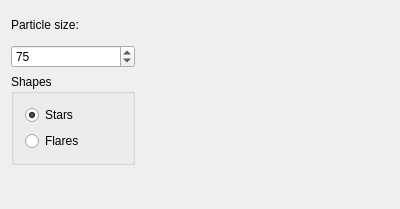
<ui version="4.0" stdsetdef="1" >
  <class>FountainWidget</class>
  <widget class="QWidget" name="FountainWidget" >
    <property name="geometry" >
      <rect>
        <x>0</x>
        <y>0</y>
        <width>400</width>
        <height>209</height>
      </rect>
    </property>
    <property name="minimumSize" >
      <size>
        <width>400</width>
        <height>209</height>
      </size>
    </property>
    <property name="baseSize" >
      <size>
        <width>400</width>
        <height>250</height>
      </size>
    </property>
    <layout class="QGridLayout" >
      <property name="margin" >
        <number>11</number>
      </property>
      <property name="spacing" >
        <number>6</number>
      </property>
      <item row="0" column="0" >
        <layout class="QGridLayout" >
          <property name="margin" >
            <number>0</number>
          </property>
          <property name="spacing" >
            <number>6</number>
          </property>
          <item row="1" column="0" >
            <widget class="KIntSpinBox" name="SpinBox1" >
              <property name="maximum" >
                <number>500</number>
              </property>
              <property name="minimum" >
                <number>25</number>
              </property>
              <property name="singleStep" >
                <number>10</number>
              </property>
              <property name="value" >
                <number>75</number>
              </property>
            </widget>
          </item>
          <item row="2" column="0" >
            <widget class="QGroupBox" name="GroupBox1" >
              <property name="title" >
                <string>Shapes</string>
              </property>
              <layout class="QGridLayout" >
                <property name="margin" >
                  <number>11</number>
                </property>
                <property name="spacing" >
                  <number>6</number>
                </property>
                <item row="0" column="0" >
                  <layout class="QVBoxLayout" >
                    <property name="margin" >
                      <number>0</number>
                    </property>
                    <property name="spacing" >
                      <number>6</number>
                    </property>
                    <item>
                      <widget class="QRadioButton" name="RadioButton1" >
                        <property name="text" >
                          <string>Stars</string>
                        </property>
                        <property name="checked" >
                          <bool>true</bool>
                        </property>
                      </widget>
                    </item>
                    <item>
                      <widget class="QRadioButton" name="RadioButton1_2" >
                        <property name="text" >
                          <string>Flares</string>
                        </property>
                      </widget>
                    </item>
                  </layout>
                </item>
              </layout>
            </widget>
          </item>
          <item rowspan="4" row="0" column="1" colspan="2" >
            <widget class="QWidget" name="preview" />
          </item>
          <item row="0" column="0" >
            <widget class="QLabel" name="TextLabel1" >
              <property name="text" >
                <string>Particle size:</string>
              </property>
              <property name="wordWrap" >
                <bool>false</bool>
              </property>
            </widget>
          </item>
        </layout>
      </item>
    </layout>
  </widget>
  <customwidgets>
    <customwidget>
      <class>KIntSpinBox</class>
      <extends>QSpinBox</extends>
      <header>knuminput.h</header>
    </customwidget>
  </customwidgets>
    <connections>
    <connection>
      <sender>RadioButton1_2</sender>
      <signal>pressed()</signal>
      <receiver>RadioButton1</receiver>
      <slot>toggle()</slot>
    </connection>
    <connection>
      <sender>RadioButton1</sender>
      <signal>pressed()</signal>
      <receiver>RadioButton1_2</receiver>
      <slot>toggle()</slot>
    </connection>
  </connections>
</ui>
